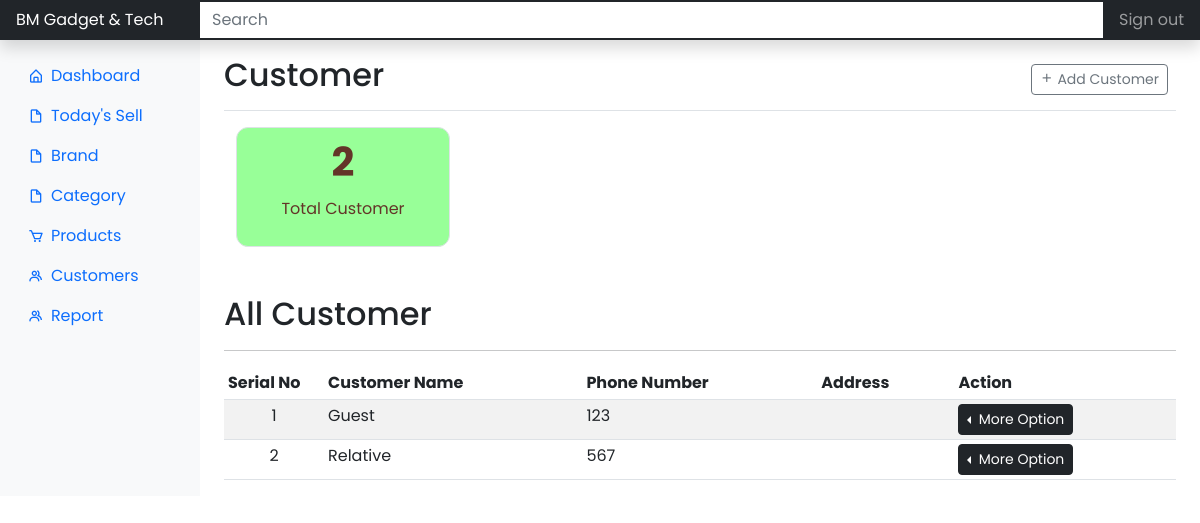
/dashboard/customer/ (signed in), run on an earlier commit of the app's database.
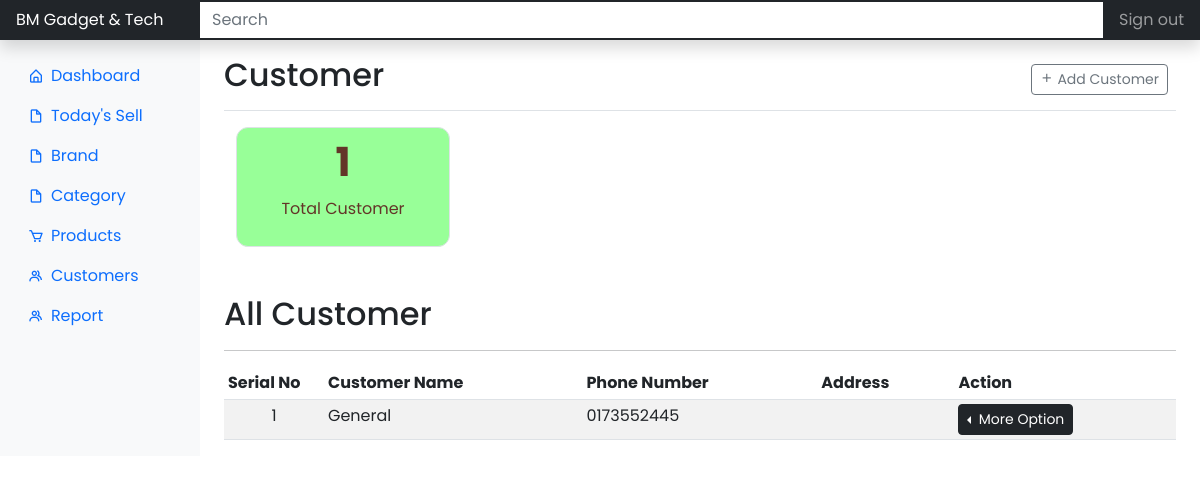
And on a later commit of the database.
### app/models.py (models this page shows)
class Customers(db.Model, UserMixin):
    id = db.Column(db.Integer, primary_key=True)
    customer_name = db.Column(db.String(), nullable=False)
    customer_contact_number = db.Column(db.String())
    customer_address = db.Column(db.String())

### app/dashboard/views.py (the view, shortened to what this page needs)
@dashboard.route('/dashboard/customer/', methods=['GET', 'POST'])
@login_required
def customer():
    customers = Customers.query.all()
    total_customer = Customers.query.paginate()
    form = AddCustomerForm()
    return render_template('dashboard/customer.html', title='Customer', form=form, customers=customers, total_customer=total_customer)

### app/dashboard/forms.py
class AddCustomerForm(FlaskForm):
    customer_name = StringField(
        'Customer Name',
        validators=[DataRequired()]
    )
    customer_contact_number = StringField(
        'Customer Contact Number',
        validators=[
            DataRequired(),
            Length(min=1, max=11)
        ]
    )
    customer_address = TextAreaField('Customer Address')
    submit = SubmitField('Save')

### app/models.py (called while the page is built)
@login_manager.user_loader
def load_user(user_id):
    return Users.query.get(int(user_id))

### app/templates/dashboard/customer.html (shortened to what this page needs)
{% extends 'layouts/root-dashboard.html' %}
{% block body %}
<header class="navbar navbar-dark sticky-top bg-dark flex-md-nowrap p-0 shadow">
	<a class="navbar-brand col-md-3 col-lg-2 me-0 px-3 fs-6" href="#">
		BM Gadget & Tech
	</a>
	<input class="form-control form-control-dark w-100 rounded-0 border-0" type="text" placeholder="Search"
		aria-label="Search" />
	<div class="navbar-nav">
		<div class="nav-item text-nowrap">
			<a class="nav-link px-3" href="#">Sign out </a>
		</div>
	</div>
</header>
<div class="container-fluid">
	<div class="row">
		{% include 'helpers/_dashboard_side_nav.html' %}
		<main class="col-md-9 ms-sm-auto col-lg-10 px-md-4">
			<div
				class="d-flex justify-content-between flex-wrap flex-md-nowrap align-items-center pt-3 pb-2 mb-3 border-bottom">
				<h1 class="h2">Customer</h1>
				<div class="btn-toolbar mb-2 mb-md-0">
					<div class="btn-group me-2">
						<button type="button" class="btn btn-sm btn-outline-secondary" data-bs-toggle="modal"
							data-bs-target="#dailysellModal">
							<i class="bx bx-plus"></i>
							Add Customer
						</button>
					</div>
				</div>
			</div>
			<div class="container">
				<div class="row gap-2 mb-5">
					<div class="col-lg-3">
						<div class="border summery__box bg__mintgreen p-2">
							<h3 class="summery__box-title fs-1 fw-bolder">
								{{ total_customer.total }}
							</h3>
							<p class="summery__subtitle">Total Customer</p>
						</div>
					</div>
				</div>
			</div>
			<h2>All Customer</h2>
			<hr />
			{% if customers %}
			<div class="table-responsive">
				<table class="table table-striped table-sm">
					<thead>
						<tr>
							<th scope="col" width="100">Serial No</th>
							<th scope="col">Customer Name</th>
							<th scope="col">Phone Number</th>
							<th scope="col">Address</th>
							<th scope="col">Action</th>
						</tr>
					</thead>
					<tbody>
						{% for customer in customers %}
						<tr>
							<td class="text-center counters">{{ customer.id }}</td>
							<td>{{ customer.customer_name }}</td>
							<td>{{ customer.customer_contact_number }}</td>
							<td>{{ customer.customer_address }}</td>
							<td>
								<div class="btn-group dropstart">
									<button type="button" class="btn btn-dark btn-sm dropdown-toggle"
										data-bs-toggle="dropdown" aria-expanded="false">
										More Option
									</button>
								</div>
							</td>
						</tr>
						{% endfor %}
					</tbody>
				</table>
			</div>
			{% endif %}
		</main>
	</div>
</div>
{% endblock %}

What changed in the data, as far as the page shows it:
removed Customers: id "2", customer_name "Relative", customer_contact_number "567"
changed Customers id 1: customer_name "Guest" → "General"; customer_contact_number "123" → "0173552445"
Also different on the page:
{{ total_customer.total }}: "2" → "1"
